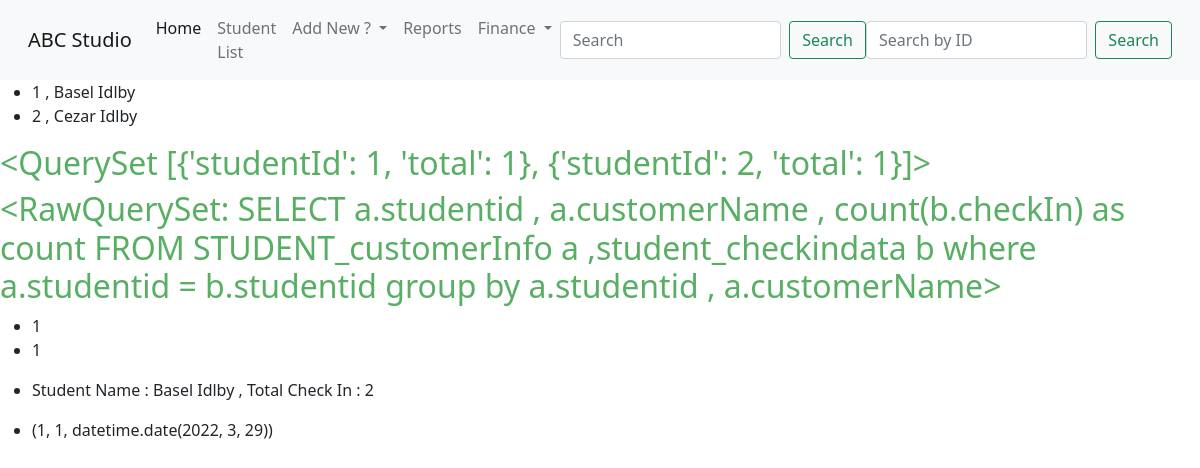
The app's page /student/list2/, older data.
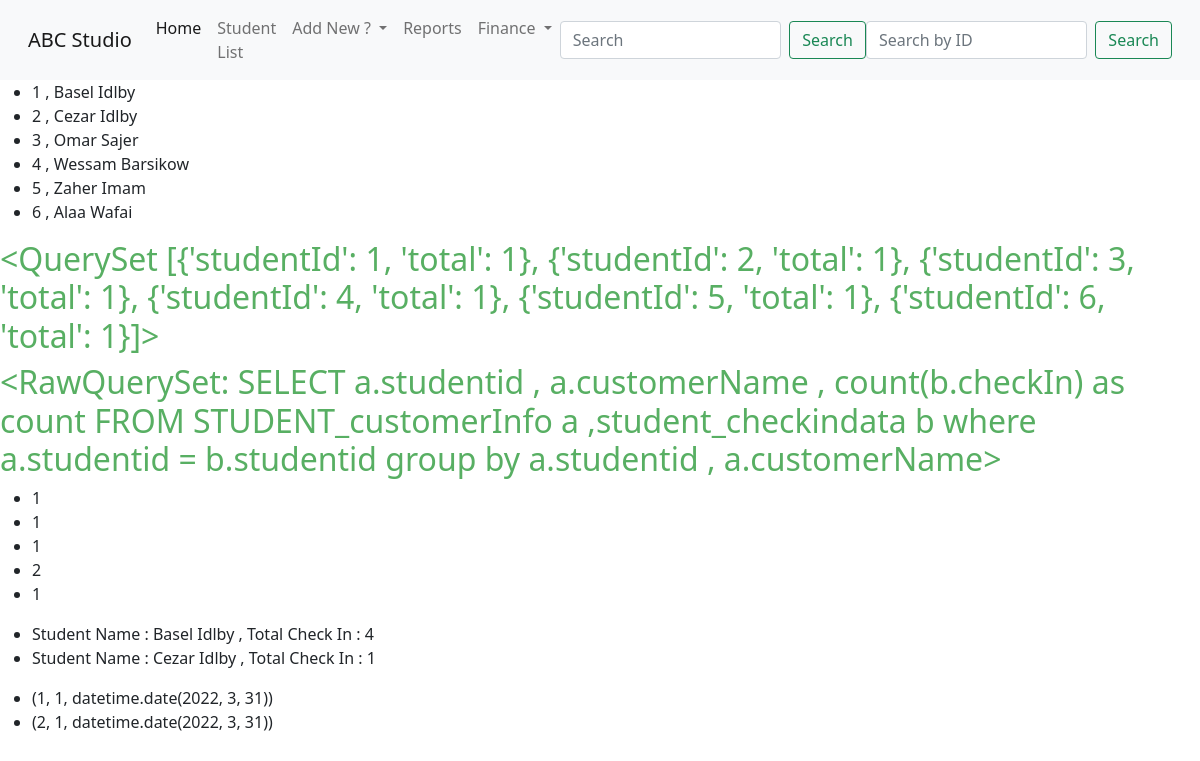
The same page, newer data.
### student/models.py (models this page shows, shortened)
class customerInfo(models.Model):
    studentId = models.AutoField(primary_key=True)
    customerName = models.CharField(max_length=100 , unique=True)
    customerImg = models.ImageField(upload_to ='media/student/imgs/' , default='default.jpg')
    leadsChannel = models.ForeignKey(leadSource,max_length=50,on_delete=models.CASCADE)
    adsRef = models.CharField(max_length=200,blank=True)
    contactDate = models.DateField(default=datetime.now , editable=False)
    leadeAge = models.IntegerField()
    leadsLocation = models.CharField(max_length=100)
    leadsContactNumber = models.IntegerField()
    emailAddress = models.EmailField(unique=True)
    leadsComment = models.CharField(max_length=1000)
    leadsUrgent = models.BooleanField()
    Nationality = models.ForeignKey(countryList,max_length=250,on_delete=models.CASCADE)
    intersetList = models.ForeignKey(courseList,max_length=50,on_delete=models.CASCADE)
    followUp = models.BooleanField(default=True)

class checkInData(models.Model):
    checkInSeq = models.AutoField(primary_key=True)
    studentId = models.IntegerField()
    checkIn = models.IntegerField(default=1 , editable=False)
    checkInDate = models.DateField(default=datetime.now , editable=False)
    def __str__(self) -> str:
        return f"{self.studentId , self.checkIn , self.checkInDate}"

### student/views.py (the view)
# urls.py: path('list2/',views.list,name='CustInfo2'),
def list(request):
    queryset1 = customerInfo.objects.all()
    query2 = customerInfo.objects.all().values('studentId').annotate(total=Count('studentId'))
    query3 = checkInData.objects.all()
    query4 = customerInfo.objects.raw(
       'SELECT a.studentid , a.customerName , count(b.checkIn) as count FROM STUDENT_customerInfo a ,student_checkindata b where a.studentid = b.studentid group by a.studentid , a.customerName')
    lastLogin = checkInData.objects.raw('select checkInSeq , a.studentid , max(a.checkInDate) from student_checkindata a group by a.studentid')
    context = {'q1':queryset1,'q2':query2,'q3':query3,'q4':query4,'lastLogin':lastLogin}
    return render(request,'student/customerList.html',context)

### student/templates/student/customerList.html
{% extends 'student/base.html' %}
{% block content %}
    <ul>
        {% for x in q1 %}
        <li>{{x.studentId}} , {{x.customerName}}</li>
        {% endfor %}
    </ul>
<h2>{{q2}}</h2>
<h2>{{q4}}</h2>
<ul>
    {% for x in q3 %}
    <li>{{x.studentId}} {{x.customerName}}</li>
    {% endfor %}
</ul>
<ul>
    {% for x in q4 %}
    <li>Student Name : {{x.customerName}} , Total Check In : {{x.count}}</li>
    {% endfor %}
</ul>
<ul>
    {% for x in lastLogin %}
    <li>{{x}}</li>
    {% endfor %}
</ul>
{% endblock %}

Row changes from the older to the newer data that the page shows:
no longer on one of the page's lists (row unchanged): checkInData: studentId+checkInSeq+checkIn "(1, 1, datetime.date(2022, 3, 29))"
computed for customerInfo "Basel Idlby": count "2" → "4"
now on one of the page's lists (row unchanged): customerInfo: customerName "Cezar Idlby", count "1"
added customerInfo: studentId "3", customerName "Omar Sajer"
added customerInfo: studentId "4", customerName "Wessam Barsikow"
added customerInfo: studentId "5", customerName "Zaher Imam"
added customerInfo: studentId "6", customerName "Alaa Wafai"
added checkInData: studentId "1", studentId+checkInSeq+checkIn "(1, 1, datetime.date(2022, 3, 31))"
added checkInData: studentId "2", studentId+checkInSeq+checkIn "(2, 1, datetime.date(2022, 3, 31))"
added checkInData: studentId "1"
Text that changed along with them:
{{ q2 }}: "<QuerySet [{'studentId': 1, 'total': 1}, {'studentId': 2, 'total': 1}]>" → "…1}, {'studentId': 2, 'total': 1}, {'studentId': 3, 'total': 1}, {'studentId': 4, 'total': 1}, {'studentId': 5, 'total': 1}, {'studentId': 6, 'total': 1}]>"
